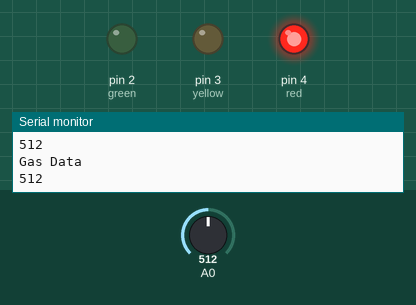
This sketch was run on a simulated Arduino Uno, built with avr-gcc and run on an emulated ATmega328P. Parts: output pins drawn as LEDs (lit = HIGH), the last lines printed to the serial monitor. The test bench sets the inputs (shaded band); at power-on: A0 = 512.

Above: at 1.3 s.
1.4 s: A0 set to 357
2.9 s: A0 set to 336
At 3.4 s:
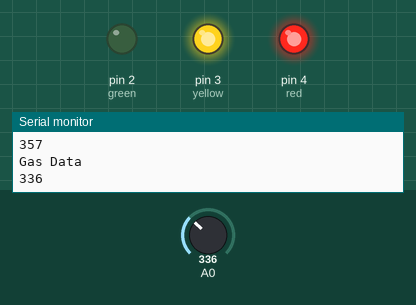
4.5 s: A0 set to 315
6.0 s: A0 set to 281
At 7.0 s:
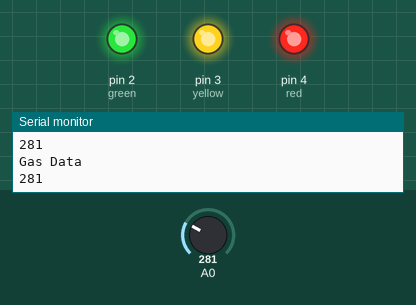
7.5 s: A0 set to 218
9.0 s: A0 set to 181
At 9.4 s:
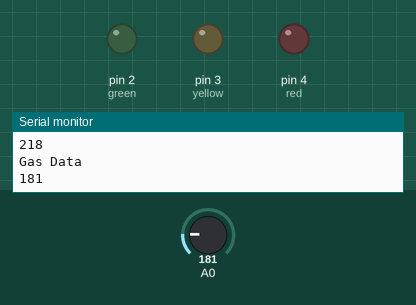
Timing chart, 0 to 11.5 s (numbered marks = the images above; inputs shaded):
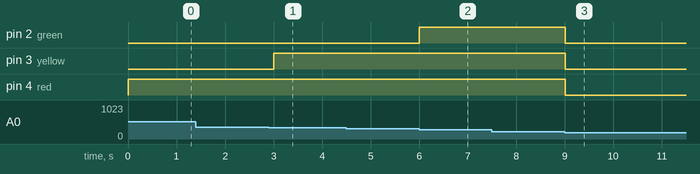

Measured:
- the behaviour switches between 350 and 349 on A0 (found by bisection; images 0 and 1)
- the behaviour switches between 300 and 299 on A0 (found by bisection; images 1 and 2)
- the behaviour switches between 200 and 199 on A0 (found by bisection; images 2 and 3)
- after the input at 2.9 s, pin 3 (yellow): LOW → HIGH after 0.10 s
- after the input at 6.0 s, pin 2 (green): LOW → HIGH at once
- after the input at 9.0 s, pin 2 (green), pin 3 (yellow), pin 4 (red): HIGH → LOW at once

The sketch:

gas_detector_prototype.ino
```cpp
const int green  = 2;
const int yellow = 3;
const int red    = 4;
const int beep   = 5;
const int gas_low = 200;
const int gas_normal = 200;
const int gas_risky = 200;
const int gas_danger = 200;

int gas = 0;
void setup() {
  pinMode(green, OUTPUT);
  pinMode(yellow, OUTPUT);
  pinMode(red, OUTPUT);
  Serial.begin(9600);

}

void loop() {
  gas = analogRead(A0);
  Serial.println("Gas Data");
  Serial.println(gas);
  //tone(beep, 750);
  //delay(500);
  if(gas >= 200 && gas < 300) {
    digitalWrite(green, HIGH);
  }
  else if(gas >= 300 && gas < 350) {
    digitalWrite(yellow, HIGH);
  }
  else if(gas >= 350) {
    digitalWrite(red, HIGH);
  }
  else if(gas >= 350) {
    digitalWrite(red, HIGH);
    digitalWrite(beep, HIGH);
  }
  else {
    digitalWrite(green, LOW);
    digitalWrite(yellow, LOW);
    digitalWrite(red, LOW);

  }
//noTone(beep);
  delay(500);


}
```
